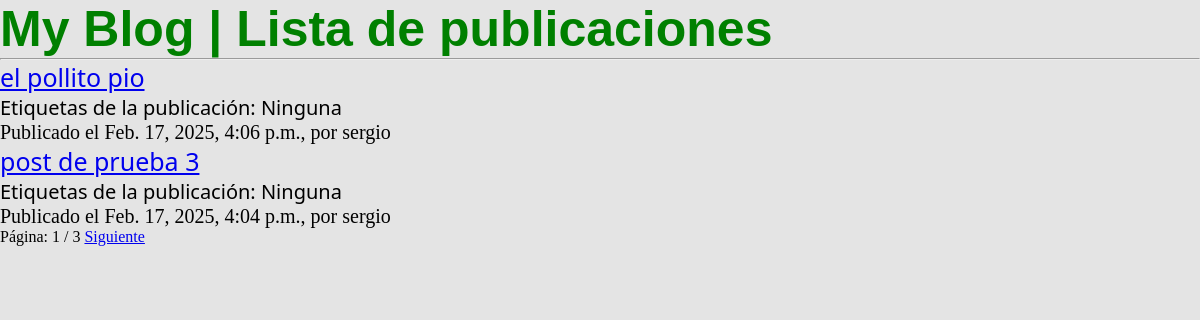
/blog/lista/, run on an earlier commit of the app's database.
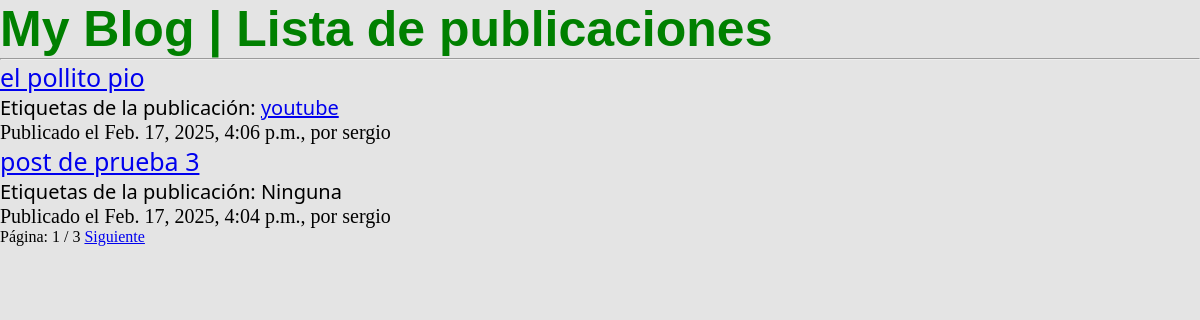
And on a later commit of the database.
### blog/models.py (models this page shows, shortened)
class Post(models.Model):
    STATUS_CHOICES = (
        ('borrador', 'Borrador'),
        ('publicado', 'Publicado'),
    )
    titulo = models.CharField(max_length=250)
    tema = models.CharField(max_length=250, unique_for_date='publicado')
    autor = models.ForeignKey(User, on_delete=models.CASCADE)
    cuerpo = models.TextField()
    publicado = models.DateTimeField(default=timezone.now)
    actualizado = models.DateTimeField(auto_now=True)
    estado = models.CharField(max_length=10, choices=STATUS_CHOICES, default='borrador')
    class Meta:
        ordering = ('-publicado',)
    def obtener_url_absoluto(self):
        return reverse('blog:detalles', args=[self.titulo, self.tema])
    tags = TaggableManager()

### blog/views.py (the view)
# urls.py: path('lista/', Lista_de_publicaciones, name='lista'),
def Lista_de_publicaciones(request, tag_slug=None):
    tag = None
    object_list = Post.objects.all()  # Inicializa object_list con todos los posts
    if tag_slug:
        tag = get_object_or_404(Tag, slug=tag_slug)
        object_list = object_list.filter(tags__in=[tag])  # Filtra solo si hay un tag
    paginacion = Paginator(object_list, 2)  # La paginación va después de la consulta
    pagina = request.GET.get('pagina')
    try:
        publicaciones = paginacion.page(pagina)
    except PageNotAnInteger:
        publicaciones = paginacion.page(1)
    except EmptyPage:
        publicaciones = paginacion.page(paginacion.num_pages)
    return render(request, 'lista_posts.html', {'publicaciones': publicaciones, 'tag': tag})

### blog/templates/lista_posts.html (shortened to what this page needs)
{% load static %}
<!DOCTYPE html>
<html lang="es">
<head>
    <link rel="stylesheet" href="{% static 'css/style.css' %}">
</head>
<body>
    <h1>My Blog | Lista de publicaciones</h1>
    <hr>
    {% for post in publicaciones %}
        <h2>
            <a href="{{post.obtener_url_absoluto}}">
                {{ post.titulo }}
            </a>
            <p class="tags"> Etiquetas de la publicación:
                {% if post.tags.all.count > 0 %}  {% for tag in post.tags.all %}
                        <a href="{% url 'blog:lista_tags' tag.slug %}">
                            {{ tag.name }}
                        </a>
                    {% endfor %}
                {% else %}
                    Ninguna
                {% endif %}
            </p>
        </h2>
        <p>
            Publicado el {{ post.publicado }}, por {{post.autor}}
        </p>
    {% endfor %}
    <div id="paginacion">
        <span>
            <span>
                Página: {{ publicaciones.number }} / {{ publicaciones.paginator.num_pages }}
            </span>
            {% if publicaciones.has_next %}
            <a href="?pagina={{publicaciones.next_page_number}}">Siguiente</a>
            {% endif %}
        </span>
    </div>
</body>
</html>

What changed in the data, as far as the page shows it:
changed Post "el pollito pio": gains Tag (name "youtube"); no longer shows "Ninguna"
